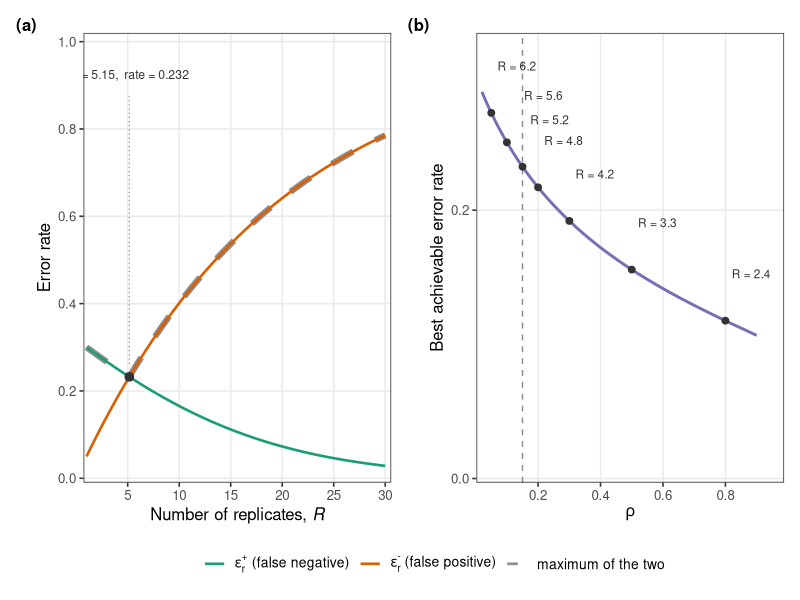
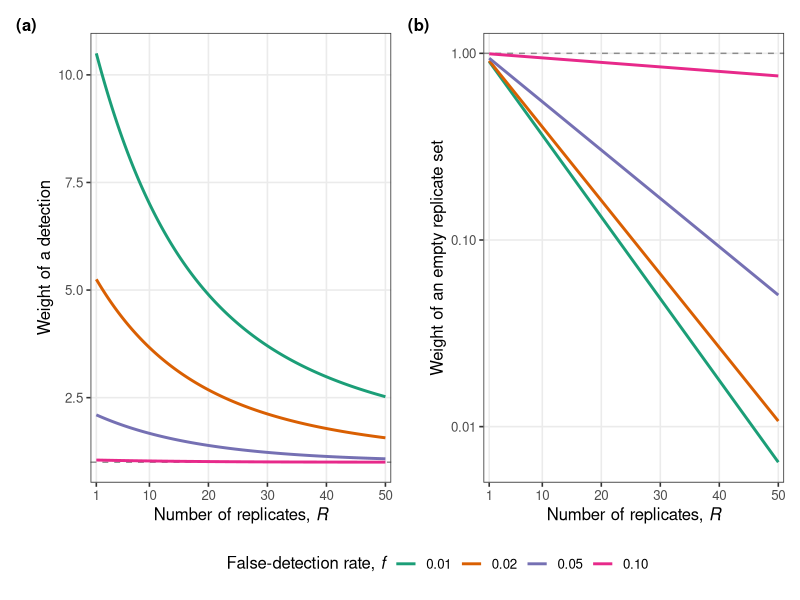
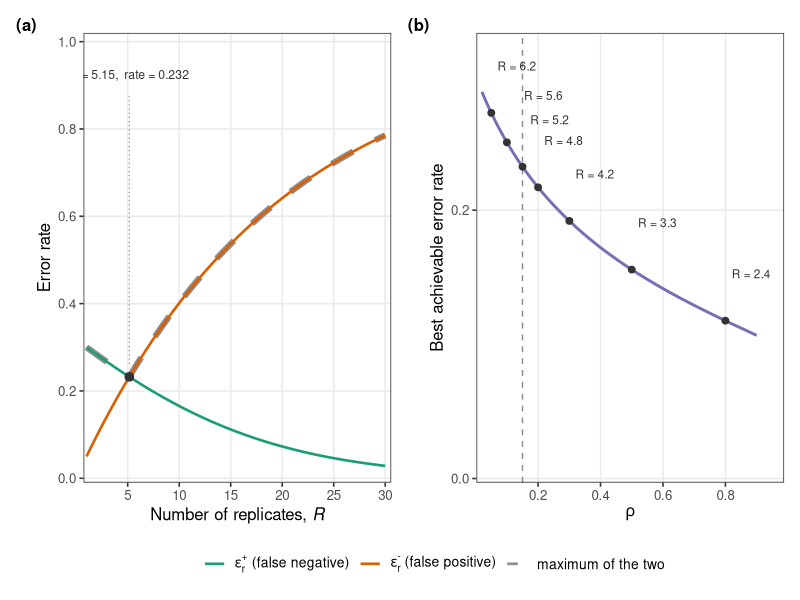
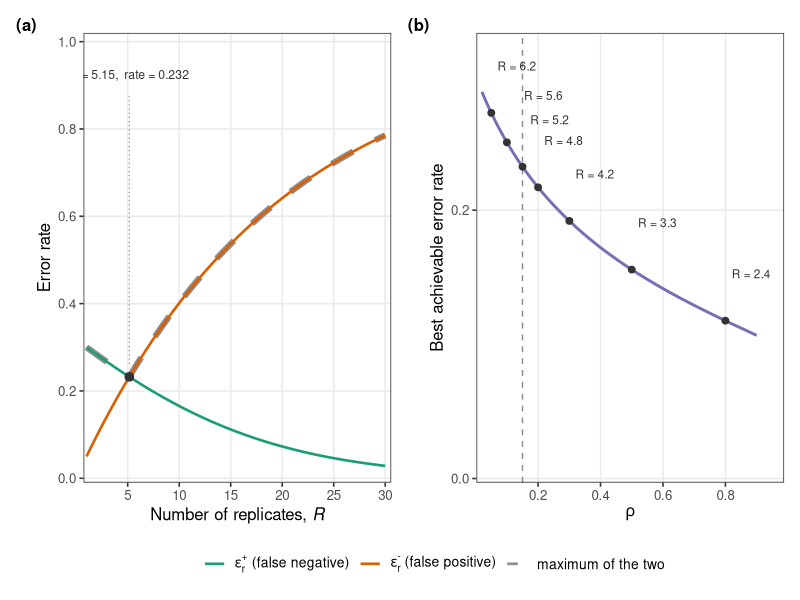
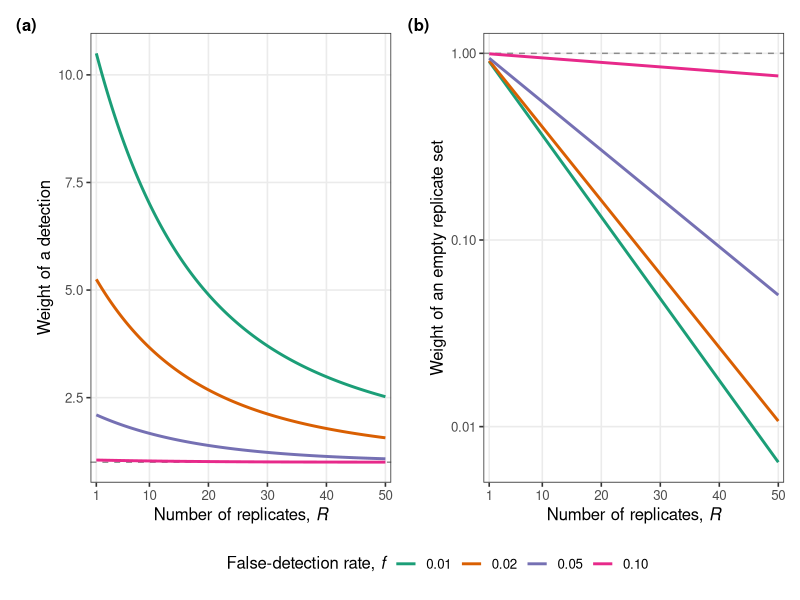
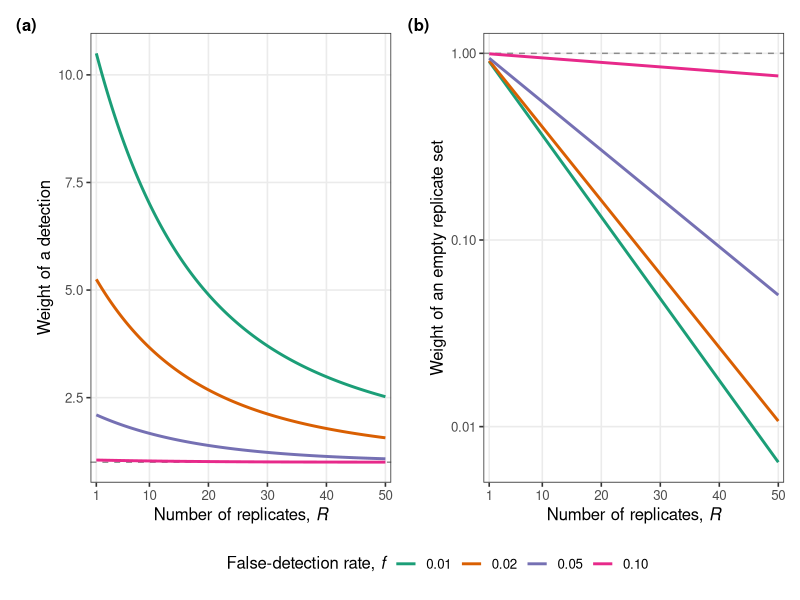

These figures' R source, in order:
# =============================================================================
# Supplementary Information - the replicate axis as an error-prone evidence
# source. Two figures.
#
# Model (same generative model as the replicate term of accumulation_curves.R):
#   a truly present link is realised in a replicate with probability rho and
#   then detected with the local sampling success (1 - eps_L), so
#       p1 = rho * (1 - eps_L),
#   and a truly absent link is spuriously recorded with probability
#       p0 = f.
#   Summarising R replicates as a single "seen at least once" bit gives two
#   directional error rates,
#       eps_rep_present(R) = (1 - p1)^R        false negative, falls with R
#       eps_rep_absent(R)  = 1 - (1 - p0)^R    false positive, rises with R
#   R is treated as continuous throughout.
#
#   erep_tradeoff.{pdf,png}     the tension between the two directional rates
#   evidential_weight.{pdf,png} the likelihood ratios carried by a detection
#                               and by an empty replicate set
# =============================================================================

library(ggplot2)
library(patchwork)

## ---- parameters -------------------------------------------------------------
eps_Y <- 0.20    # model error (epsilon_Y); taxonomy only, not these figures
eps_L <- 0.30    # local-miss error  (epsilon_local)
rho   <- 0.15    # realisation rate
f     <- 0.05    # false-detection rate

Rmax_tension <- 30              # x range of figure 1, panel (a)
Rmax_weight  <- 50              # x range of figure 2
rho_range    <- c(0.02, 0.90)   # x range of figure 1, panel (b)
rho_marks    <- c(0.05, 0.10, 0.15, 0.20, 0.30, 0.50, 0.80)  # labelled points
## hand-placed x offsets for those labels; the wider one clears the rho = 0.15 line
rho_mark_dx  <- c(0.020, 0.055, 0.025, 0.020, 0.020, 0.020, 0.020)
rho_mark_dy  <- 0.035
f_levels     <- c(0.01, 0.02, 0.05, 0.10)   # one curve each, figure 2

fig_w <- 9.5     # inches
fig_h <- 4.6
fig_dpi <- 300

## ---- palette (ColorBrewer Dark2) --------------------------------------------
dark2 <- c("#1B9E77", "#D95F02", "#7570B3", "#E7298A",
           "#66A61E", "#E6AB02", "#A6761D", "#666666")

## ---- the model --------------------------------------------------------------
p1_of <- function(rho, eps_L) rho * (1 - eps_L)   # per-replicate true detection
p0_of <- function(f) f                            # per-replicate false detection

## false negative after R replicates, conditional on the link being realised in
## at least one of them: P(no detection AND realised somewhere) / P(realised somewhere)
eps_present <- function(R, p1, rho = get("rho", envir = parent.frame()))
  ((1 - p1)^R - (1 - rho)^R) / (1 - (1 - rho)^R)
eps_absent  <- function(R, p0) 1 - (1 - p0)^R     # false positive after R replicates

## R at which the two directional rates are equal. eps_present falls
## monotonically from 1 and eps_absent rises monotonically from 0, so the
## difference is monotone and the root is unique.
crossing_R <- function(p1, p0, rho) {
  g <- function(R) eps_present(R, p1, rho) - eps_absent(R, p0)
  uniroot(g, interval = c(1, 1e4), tol = .Machine$double.eps^0.5)$root
}

## the common rate at that crossing = the lowest value the pointwise maximum
## of the two rates can take
best_rate <- function(p1, p0, rho) eps_present(crossing_R(p1, p0, rho), p1, rho)

p1 <- p1_of(rho, eps_L)
p0 <- p0_of(f)

cat(sprintf("Per-replicate detection probabilities\n"))
cat(sprintf("  p1 = rho * (1 - eps_L) = %.3f * %.3f = %.4f\n", rho, 1 - eps_L, p1))
cat(sprintf("  p0 = f                 = %.4f\n\n", p0))

## ---- numerical checks -------------------------------------------------------
## Values quoted in the SI text. tol = 5e-4 means agreement to three decimal
## places; the crossing values of R are quoted to two, hence tol = 5e-3.
chk <- function(quantity, computed, expected, tol = 5e-4) {
  data.frame(quantity = quantity, expected = expected, computed = computed,
             tol = tol, ok = abs(computed - expected) < tol,
             stringsAsFactors = FALSE)
}

R_star    <- crossing_R(p1, p0, rho)
rate_star <- eps_present(R_star, p1, rho)
mx        <- optimize(function(R) pmax(eps_present(R, p1, rho), eps_absent(R, p0)),
                      interval = c(1, Rmax_tension), tol = 1e-8)

panel_b_expected <- data.frame(
  rho  = c(0.05, 0.10, 0.15, 0.20, 0.30, 0.50, 0.80),
  R    = c(6.20, 5.62, 5.15, 4.77, 4.16, 3.30, 2.44),
  rate = c(0.272, 0.250, 0.232, 0.217, 0.192, 0.156, 0.118)
)

w_det   <- function(R, p1, p0) (1 - (1 - p1)^R) / (1 - (1 - p0)^R)
w_empty <- function(R, p1, p0) ((1 - p1) / (1 - p0))^R
R_probe <- c(1, 5, 10, 20, 50)

checks <- do.call(rbind, c(
  lapply(seq_along(c(1, 5, 10)), function(i) {
    R <- c(1, 5, 10)[i]
    chk(sprintf("eps_rep^present, R = %d", R), eps_present(R, p1, rho),
        c(0.300, 0.235, 0.165)[i])
  }),
  lapply(seq_along(c(1, 5, 10)), function(i) {
    R <- c(1, 5, 10)[i]
    chk(sprintf("eps_rep^absent, R = %d", R), eps_absent(R, p0),
        c(0.050, 0.226, 0.401)[i])
  }),
  list(
    chk("crossing, R",                R_star,     5.15,  tol = 5e-3),
    chk("crossing, common rate",      rate_star,  0.232),
    chk("min of pointwise max, R",    mx$minimum, 5.15,  tol = 5e-3),
    chk("min of pointwise max, rate", mx$objective, 0.232)
  ),
  lapply(seq_len(nrow(panel_b_expected)), function(i) {
    r <- panel_b_expected$rho[i]
    chk(sprintf("panel (b) rho = %.2f, R", r),
        crossing_R(p1_of(r, eps_L), p0, r), panel_b_expected$R[i], tol = 5e-3)
  }),
  lapply(seq_len(nrow(panel_b_expected)), function(i) {
    r <- panel_b_expected$rho[i]
    chk(sprintf("panel (b) rho = %.2f, rate", r),
        best_rate(p1_of(r, eps_L), p0, r), panel_b_expected$rate[i])
  }),
  lapply(seq_along(R_probe), function(i) {
    chk(sprintf("detection weight, f = 0.05, R = %d", R_probe[i]),
        w_det(R_probe[i], p1, 0.05),
        c(2.100, 1.882, 1.670, 1.389, 1.079)[i])
  }),
  lapply(seq_along(R_probe), function(i) {
    chk(sprintf("empty-set weight, f = 0.05, R = %d", R_probe[i]),
        w_empty(R_probe[i], p1, 0.05),
        c(0.942, 0.742, 0.551, 0.303, 0.051)[i])
  })
))

checks_print <- checks
checks_print$computed <- round(checks_print$computed, 4)
cat("Numerical checks\n")
print(checks_print, row.names = FALSE)
cat("\n")

if (any(!checks$ok)) {
  bad <- checks[!checks$ok, ]
  stop(sprintf(
    "%d numerical check(s) failed:\n%s",
    nrow(bad),
    paste(sprintf("  %-38s expected %.3f, computed %.6f (tol %.0e)",
                  bad$quantity, bad$expected, bad$computed, bad$tol),
          collapse = "\n")), call. = FALSE)
}

# =============================================================================
# FIGURE 1 - erep_tension
# =============================================================================

## ---- panel (a): the two directional rates and their maximum -----------------
R_grid <- seq(1, Rmax_tension, length.out = 601)

dat_a <- data.frame(
  R      = rep(R_grid, 3),
  series = factor(rep(c("present", "absent", "max"), each = length(R_grid)),
                  levels = c("present", "absent", "max")),
  value  = c(eps_present(R_grid, p1, rho),
             eps_absent(R_grid, p0),
             pmax(eps_present(R_grid, p1, rho), eps_absent(R_grid, p0)))
)

pal_a <- c(present = dark2[1], absent = dark2[2], max = "grey55")
lty_a <- c(present = "solid",  absent = "solid",  max = "dashed")
lab_a <- expression(epsilon[r]^{"+"} ~ "(false negative)",
                    epsilon[r]^{"-"} ~ "(false positive)",
                    "maximum of the two")

## The maximum coincides with whichever directional rate is currently larger, so
## it is drawn first and wider: it reads as a grey dashed envelope flanking the
## two solid curves rather than being hidden underneath them. override.aes below
## puts every legend key back at a common line width.
p_a <- ggplot() +
  geom_line(data = subset(dat_a, series == "max"),
            aes(R, value, colour = series, linetype = series), linewidth = 2.1) +
  geom_line(data = subset(dat_a, series != "max"),
            aes(R, value, colour = series, linetype = series), linewidth = 0.9) +
  ## the crossing, with a leader up to the annotation
  annotate("segment", x = R_star, xend = R_star,
           y = rate_star + 0.03, yend = 0.875,
           linetype = "dotted", colour = "grey40", linewidth = 0.35) +
  annotate("point", x = R_star, y = rate_star, size = 2.6, colour = "grey20") +
  annotate("text", x = R_star, y = 0.925,
           label = sprintf("R = %.2f,  rate = %.3f", R_star, rate_star),
           size = 3.1, colour = "grey20") +
  scale_colour_manual(name = NULL, values = pal_a,
                      breaks = names(pal_a), labels = lab_a) +
  scale_linetype_manual(name = NULL, values = lty_a,
                        breaks = names(lty_a), labels = lab_a) +
  guides(colour = guide_legend(override.aes = list(linewidth = 0.9))) +
  scale_x_continuous(breaks = seq(0, Rmax_tension, 5),
                     expand = expansion(mult = c(0.01, 0.02))) +
  scale_y_continuous(limits = c(0, 1), breaks = seq(0, 1, 0.2),
                     expand = expansion(mult = c(0.01, 0.02))) +
  labs(x = expression("Number of replicates, " * italic(R)),
       y = "Error rate") +
  theme_bw(base_size = 12) +
  theme(panel.grid.minor = element_blank(),
        legend.position  = "bottom",
        legend.text      = element_text(size = 10))

## ---- panel (b): the best the replicate axis can do, as a function of rho ----
rho_grid <- seq(rho_range[1], rho_range[2], length.out = 401)

dat_b <- data.frame(
  rho  = rho_grid,
  R    = vapply(rho_grid, function(r) crossing_R(p1_of(r, eps_L), p0, r), numeric(1))
)
dat_b$rate <- mapply(function(R, r) eps_present(R, p1_of(r, eps_L), r), dat_b$R, dat_b$rho)

marks_b <- data.frame(
  rho = rho_marks,
  R   = vapply(rho_marks, function(r) crossing_R(p1_of(r, eps_L), p0, r), numeric(1))
)
marks_b$rate  <- mapply(function(R, r) eps_present(R, p1_of(r, eps_L), r), marks_b$R, marks_b$rho)
marks_b$label <- sprintf("R = %.1f", marks_b$R)
marks_b$lab_x <- marks_b$rho  + rho_mark_dx
marks_b$lab_y <- marks_b$rate + rho_mark_dy

p_b <- ggplot(dat_b, aes(rho, rate)) +
  geom_vline(xintercept = rho, linetype = "dashed", colour = "grey55") +
  geom_line(colour = dark2[3], linewidth = 1) +
  geom_point(data = marks_b, size = 2, colour = "grey20") +
  geom_text(data = marks_b, aes(lab_x, lab_y, label = label), hjust = 0,
            size = 3, colour = "grey20") +
  scale_x_continuous(breaks = seq(0, 0.9, 0.2),
                     expand = expansion(mult = c(0.02, 0.10))) +
  scale_y_continuous(limits = c(0, NA), breaks = seq(0, 0.8, 0.2),
                     expand = expansion(mult = c(0.01, 0.08))) +
  labs(x = expression(rho), y = "Best achievable error rate") +
  theme_bw(base_size = 12) +
  theme(panel.grid.minor = element_blank())

fig1 <- (p_a | p_b) +
  plot_layout(guides = "collect") +
  plot_annotation(tag_levels = "a", tag_prefix = "(", tag_suffix = ")") &
  theme(legend.position = "bottom",
        plot.tag = element_text(size = 12, face = "bold"))

print(fig1)
ggsave("erep_tradeoff.pdf", fig1, width = fig_w, height = fig_h)
ggsave("erep_tradeoff.png", fig1, width = fig_w, height = fig_h, dpi = fig_dpi)

# =============================================================================
# FIGURE 2 - evidential_weight
# =============================================================================
R_grid2 <- seq(1, Rmax_weight, length.out = 501)

dat_w <- expand.grid(R = R_grid2, f = f_levels)
dat_w$detection <- w_det(dat_w$R, p1, dat_w$f)
dat_w$empty     <- w_empty(dat_w$R, p1, dat_w$f)
dat_w$f_lab     <- factor(sprintf("%.2f", dat_w$f),
                          levels = sprintf("%.2f", f_levels))

pal_f <- setNames(dark2[seq_along(f_levels)], levels(dat_w$f_lab))
lab_f <- expression("False-detection rate, " * italic(f))

weight_theme <- list(
  scale_colour_manual(name = lab_f, values = pal_f),
  scale_x_continuous(breaks = c(1, seq(10, Rmax_weight, 10)),
                     expand = expansion(mult = c(0.02, 0.02))),
  labs(x = expression("Number of replicates, " * italic(R))),
  theme_bw(base_size = 12),
  theme(panel.grid.minor = element_blank(),
        legend.position  = "bottom")
)

p_w1 <- ggplot(dat_w, aes(R, detection, colour = f_lab)) +
  geom_hline(yintercept = 1, linetype = "dashed", colour = "grey55") +
  geom_line(linewidth = 1) +
  labs(y = "Weight of a detection") +
  weight_theme

p_w2 <- ggplot(dat_w, aes(R, empty, colour = f_lab)) +
  geom_hline(yintercept = 1, linetype = "dashed", colour = "grey55") +
  geom_line(linewidth = 1) +
  scale_y_log10() +
  labs(y = "Weight of an empty replicate set") +
  weight_theme

fig2 <- (p_w1 | p_w2) +
  plot_layout(guides = "collect") +
  plot_annotation(tag_levels = "a", tag_prefix = "(", tag_suffix = ")") &
  theme(legend.position = "bottom",
        plot.tag = element_text(size = 12, face = "bold"))

print(fig2)
ggsave("evidential_weight.pdf", fig2, width = fig_w, height = fig_h)
ggsave("evidential_weight.png", fig2, width = fig_w, height = fig_h, dpi = fig_dpi)

cat("Wrote erep_tradeoff.{pdf,png} and evidential_weight.{pdf,png}\n")
